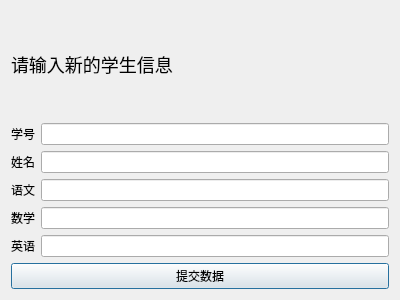
<?xml version="1.0" encoding="UTF-8"?>
<ui version="4.0">
 <class>add</class>
 <widget class="QDialog" name="add">
  <property name="geometry">
   <rect>
    <x>0</x>
    <y>0</y>
    <width>400</width>
    <height>300</height>
   </rect>
  </property>
  <property name="windowTitle">
   <string>输入新的学生信息</string>
  </property>
  <layout class="QVBoxLayout" name="verticalLayout">
   <item>
    <widget class="QLabel" name="label">
     <property name="styleSheet">
      <string notr="true">* {
	font-size:18px;
}</string>
     </property>
     <property name="text">
      <string>请输入新的学生信息</string>
     </property>
    </widget>
   </item>
   <item>
    <layout class="QHBoxLayout" name="horizontalLayout">
     <item>
      <widget class="QLabel" name="label_2">
       <property name="text">
        <string>学号</string>
       </property>
      </widget>
     </item>
     <item>
      <widget class="QLineEdit" name="sno"/>
     </item>
    </layout>
   </item>
   <item>
    <layout class="QHBoxLayout" name="horizontalLayout_2">
     <item>
      <widget class="QLabel" name="label_3">
       <property name="text">
        <string>姓名</string>
       </property>
      </widget>
     </item>
     <item>
      <widget class="QLineEdit" name="name"/>
     </item>
    </layout>
   </item>
   <item>
    <layout class="QHBoxLayout" name="horizontalLayout_3">
     <item>
      <widget class="QLabel" name="label_4">
       <property name="text">
        <string>语文</string>
       </property>
      </widget>
     </item>
     <item>
      <widget class="QLineEdit" name="chinese"/>
     </item>
    </layout>
   </item>
   <item>
    <layout class="QHBoxLayout" name="horizontalLayout_4">
     <item>
      <widget class="QLabel" name="label_5">
       <property name="text">
        <string>数学</string>
       </property>
      </widget>
     </item>
     <item>
      <widget class="QLineEdit" name="math"/>
     </item>
    </layout>
   </item>
   <item>
    <layout class="QHBoxLayout" name="horizontalLayout_5">
     <item>
      <widget class="QLabel" name="label_6">
       <property name="text">
        <string>英语</string>
       </property>
      </widget>
     </item>
     <item>
      <widget class="QLineEdit" name="English"/>
     </item>
    </layout>
   </item>
   <item>
    <widget class="QPushButton" name="submmit">
     <property name="text">
      <string>提交数据</string>
     </property>
    </widget>
   </item>
  </layout>
 </widget>
 <resources/>
 <connections/>
</ui>
